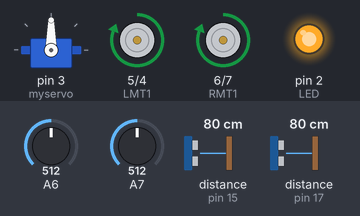
A sketch run on a simulated Arduino Nano, built with avr-gcc and run on an emulated ATmega328P. Shown: servo, motor-driver pin pairs drawn as motors (green arrow = first pin HIGH = forward, orange = second pin HIGH = backward, longer = more drive), output pins drawn as LEDs (lit = HIGH). Wiring (inferred from the names in the program): ultrasonic range finder: trigger pin 14; echo pin 15. Dashed ring = blinking. The inputs (shaded band) are chosen by the test bench; at power-on: distance to the obstacle (sensors on pin 15, pin 17) 80 cm, A6 = 512, A7 = 512. The echo pulse lasts 58.3 µs per cm; no radio packets arrive unless stated; pins used as bus, display or sensor lines are not drawn.

Above: at 1.2 s.
1.3 s: distance to the obstacle (sensor on pin 15) set to 13 cm
At 3.0 s:
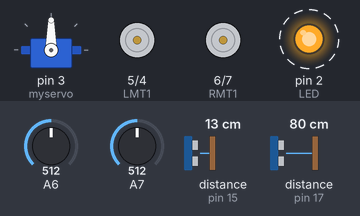
4.8 s: distance to the obstacle (sensor on pin 15) set to 10 cm
At 7.2 s:
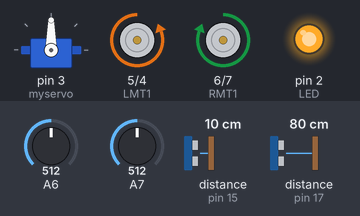
8.3 s: distance to the obstacle (sensor on pin 15) set to 18 cm
At 10.9 s:
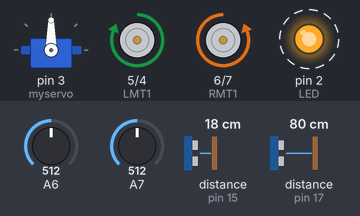
11.8 s: distance to the obstacle (sensor on pin 15) set to 2 cm
15.3 s: distance to the obstacle (sensor on pin 17) set to 2 cm
Timing chart, 0 to 19.8 s (numbered marks = the images above; inputs shaded):
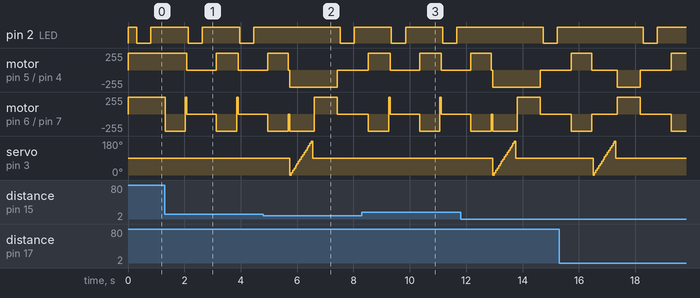

The sketch:

B_apha_beta.ino
```cpp
// (licence header left out)
/* Header Files */
#include <SPI.h>
#include <Wire.h>
#include <RF24.h>
#include <Servo.h>
#include "MyMPU9150.h"
#include <RF24Network.h>

/* Pin Definitions*/
#define CE 10
#define CSN 9
#define LMT1 5
#define LMT2 4
#define RMT1 6
#define RMT2 7
#define FtrigPin 14
#define FechoPin 15
#define BtrigPin 16
#define BechoPin 17
#define servoPin 3
#define LED 2
#define rf 8


/* Class Objects*/
Servo myservo;
MyMPU9150 mpu;
RF24 radio(CE, CSN); //ce,csn
RF24Network network(radio);

/* Node addresses */
const uint8_t node1 = 000; //hb
const uint8_t node2 = 001; //a
const uint8_t node3 = 011; //b
const uint8_t node4 = 021; //c

RF24NetworkHeader header1(node1); //to hb
RF24NetworkHeader header3(node3); //to b
RF24NetworkHeader header4(node4); //to c

/* Payload Structure */
struct payload_t
{
  char id;
  float heading;
  int target;
  float distance;
  bool state;

} rec, trans, A_status, C_status;

/* Global variables */
float heading = 0.0;
float dist = 0.0, Dist=0.0;
float d =0.0;
float time;
uint32_t t;
byte st = 0;
float deg = 0.0;
byte threshold;
uint32_t interval, interval2;
int flag, flag2 =0;
int trgt=0;
double dT;
int rf_deg;
bool State;

void setup()
{
  SPI.begin();
  radio.begin();
  Wire.begin();
  network.begin(30, node2); //channel,this_node_addr
  myservo.attach(3, 650, 2850); // 650, 2850

  pinMode(FtrigPin, OUTPUT);
  pinMode(FechoPin, INPUT);
  pinMode(BtrigPin, OUTPUT);
  pinMode(BechoPin, INPUT);
  pinMode(LMT1, OUTPUT);
  pinMode(LMT2, OUTPUT);
  pinMode(RMT1, OUTPUT);
  pinMode(RMT2, OUTPUT);
  pinMode(LED, OUTPUT);
   t = millis();

}

void loop()
{
    /* Alpha beta algorithm*/

  // START

  /* step 1: establish connection - ping test :
      each bot shud send and receive their ID to all others including HB */

  /* Step 2: set alpha mode for all the bots:
     (i)  Turn on the red LED light
     (ii) disperse in different directions- at 20, 140, 260 deg for each bot depending on how close the direction is to each bot
     (iii) move in the same direction and navigate through obstacles while communicating the sensor measures to other bots and HB */

  /* Step 3: check the time elapsed
     if it is less than threshold time then the step 2 actions are continued
     else execute step 4 */

  /* Step 4: Switching mode phase 1: Bsed on the sensor measure execute beta mode (the lowest measure bot becomes the beta bot)
    (i) switch off the red LED and ON the blue LED
    (ii) stop navigation and keep receiving the data from other bots
    (iii) follow the highest sensor measure bot SLOWLY (i.e move every small intervals of time)
    (iv) still keep getting ur sensor measure... */

  /* Step 5: Check the time elapsed
     if it is less than the second time threshold, then continue step 4 irrespective of the
     sensor measure sof the other two bots else step 6 */

  /* Step 6: Switching mode phase 2: if sensor measure of the other two alpha bots is
     less than or equal to the current measure of the beta bot then switch that bot to the beta mode as shown in Step 4
     (by the end there will be only one alpha bot) the bots must continue their nagivation towards the target while the other
      alpha bot wanders until the third threshold after which it switches to beta mode*/

  /* Step 7: the beta bots must nagivate till it reaches the target whose position will be confirmed by the HB and
     all the bots shall converge at the target */

  //STOP

  /* procedure(s) to be implemented in the main program
    1) obtacle avoidance - (SCAN (rotate the ultra) )the ultrasonic sensor must store its current heading and if it meets an obstacle, shift its heading away to
       the angular position with greatest distance value from the sensor provided it is different from the current heading +180 degrees.
       Give a threshold distance value (say 10 cm) if all the distances are less than the threshold, then reverse the direction and scan again
       (here too the current heading must be different than the chosen heading)

  */

  /* Alpha beta algorithm*/
  if ( st == 1)
    goto BETA;

  dT = t - millis();
  if (dT <= interval)
  {

ALPHA:
    set_alpha();
    State = 0;
    navigate();
    communicate();
    goto END;
  }
  else
  {
    communicate();
    if ((trgt < min(A_status.target, C_status.target)) || flag2 ==1 )
    {
BETA:
      beta();
      goto END;
    }
    else
    {
      interval = interval2;
      flag2 = 1;
    }

  }
END:
trgt = analogRead(A6);
delay(50);
}

//Subroutines required


//1) Navigation -get heading (filtered if space is available at the end, use kalman too)
//              - get distance
void beta()
{
  st = 1;
  State = 1;
  set_beta();
  int turn_angle;
  if ( A_status.target > C_status.target)
  {
    turn_angle =  A_status.heading;

  }
  else if ( A_status.target < C_status.target)
  {
    turn_angle =  C_status.heading;

  }
  align(turn_angle);
  navigate();
  if (analogRead(A7) > threshold)
    STOP();
}

float Get_FiltHeading()
{
  //-------------------------------------------------------------------------------
  //Get SGA FIltered Heading
  mpu.wake_accel();
  delay(10);
  mpu.get_Heading(&heading);
  heading = mpu.get_SGAfilt(heading);
  mpu.set_accel_sleep();
  delay(5);
  return heading;
  //-------------------------------------------------------------------------------
}

void scan_area(int deg1)
{
  dist = get_ultra_valF();
  float prev_dist = dist;
  for (deg = 0; deg <= 180; deg += 12)
  {
    myservo.write(deg);
    dist = get_ultra_valF();
    prev_dist = max(dist, prev_dist);
    delay(50);

    if (prev_dist == dist)
    {

      deg1 = deg;
    }
  }
  myservo.write(90);
  delay(50);

}

int get_ultra_valF()
{
  digitalWrite(FtrigPin, LOW);
  delayMicroseconds(2);
  digitalWrite(FtrigPin, HIGH);
  delayMicroseconds(10);
  digitalWrite(FtrigPin, LOW);
  time = pulseIn(FechoPin, HIGH);
  dist = (time / 2) / 29.1;
  dist = constrain(dist, 0, 200);
  return dist;
}

int get_ultra_valB()
{
  digitalWrite(BtrigPin, LOW);
  delayMicroseconds(2);
  digitalWrite(BtrigPin, HIGH);
  delayMicroseconds(10);
  digitalWrite(BtrigPin, LOW);
  time = pulseIn(BechoPin, HIGH);
  dist = (time / 2) / 29.1;
  dist = constrain(dist, 0, 200);
  return dist;
}
/*2) robot movements - right
                   - left
                   - forward
                   - reverse
                   - stop */

void FWD()
{
  // Forward
  digitalWrite(LMT1, HIGH);
  digitalWrite(LMT2, LOW);
  digitalWrite(RMT1, HIGH);
  digitalWrite(RMT2, LOW);
}

void REV()
{
  // Reverse
  digitalWrite(LMT1, LOW);
  digitalWrite(LMT2, HIGH);
  digitalWrite(RMT1, LOW);
  digitalWrite(RMT2, HIGH);
}

void LEFT()
{
  // Left
  digitalWrite(LMT1, LOW);
  digitalWrite(LMT2, HIGH);
  digitalWrite(RMT1, HIGH);
  digitalWrite(RMT2, LOW);
}

void RIGHT()
{
  // Right
  digitalWrite(LMT1, HIGH);
  digitalWrite(LMT2, LOW);
  digitalWrite(RMT1, LOW);
  digitalWrite(RMT2, HIGH);
}

void STOP()
{
  // Stop
  digitalWrite(LMT1, LOW);
  digitalWrite(LMT2, LOW);
  digitalWrite(RMT1, LOW);
  digitalWrite(RMT2, LOW);
}

//3)communication - communicate with HB, other two bots (transmit and receive)
void send_data(char ID, float head, int trgt, float dist, bool st)
{
  network.update();
  trans = {ID, head, trgt, dist, st};
  network.write(header3, &trans, sizeof(trans));
  network.write(header4, &trans, sizeof(trans));
  network.write(header1, &trans, sizeof(trans));
}

void get_data()
{
  network.update();
  while ( network.available() )
  {
    RF24NetworkHeader header;
    network.read(header, &rec, sizeof(rec));
    if (rec.id == 'A')
    {
      A_status = rec;
    }
    else if (rec.id == 'C')
    {
      C_status = rec;
    }
  }
}

//4) status routine - set alpha mode //sets the flag
//                  - set beta mode
void set_alpha()
{
  digitalWrite(LED, HIGH);
}

void set_beta()
{
  digitalWrite(LED, LOW);
  delay(500);                  //TO BE FINE TUNED ACCORDING TO THE PROGRAM
  digitalWrite(LED, HIGH);
  delay(500);
}

void navigate ()
{
  if (get_ultra_valF() > 10)
  {
    if ( flag == 1)
    {
      d = get_ultra_valF();
      flag = 0;
    }
    FWD();
  }
  else
  {
    flag = 1;
    Dist = d - get_ultra_valF();
    communicate();
    // Serial.println(dist);
    if(get_ultra_valB() > 10)
      REV();
    else
      STOP();
    scan_area(deg);
    /* if(rng > 6)
     {*/
    align(deg);
    if (deg == 90)
    {
      FWD();

    }
    //}


  }

  delay(50);
}

void align(int deg)
{
  if (deg < 90)
  {
    RIGHT();
    delay((90 - deg) * 8); // TAKE HEADING REFERENCE
    STOP();


  }
  else if (deg > 90)
  {
    LEFT();
    delay((deg - 90) * 8); // TAKE HEADING REFERENCE
    STOP();

  }
}
void communicate()   // better way
{
   for (int retry = 0; retry < 5; retry += 1)
    {
      send_data('B', heading, trgt, Dist, State);
      delay(10);
      network.update();
    }

    get_data();
    network.update();

}
```

MyMPU9150.h
```cpp
#ifndef _MyMPU9150_H_
#define _MyMPU9150_H_

#include <math.h>

#define MPU9150_SMPLRT_DIV         0x19   // R/W
#define MPU9150_CONFIG             0x1A   // R/W
#define MPU9150_GYRO_CONFIG        0x1B   // R/W
#define MPU9150_ACCEL_CONFIG       0x1C   // R/W
#define MPU9150_I2C_MST_CTRL       0x24   // R/W
#define MPU9150_I2C_SLV0_ADDR      0x25   // R/W
#define MPU9150_I2C_SLV0_REG       0x26   // R/W
#define MPU9150_I2C_SLV0_CTRL      0x27   // R/W
#define MPU9150_I2C_SLV1_ADDR      0x28   // R/W
#define MPU9150_I2C_SLV1_REG       0x29   // R/W
#define MPU9150_I2C_SLV1_CTRL      0x2A   // R/W
#define MPU9150_I2C_SLV4_CTRL      0x34   // R/W
#define MPU9150_ACCEL_XOUT_H       0x3B   // R
#define MPU9150_ACCEL_XOUT_L       0x3C   // R
#define MPU9150_ACCEL_YOUT_H       0x3D   // R
#define MPU9150_ACCEL_YOUT_L       0x3E   // R
#define MPU9150_ACCEL_ZOUT_H       0x3F   // R
#define MPU9150_ACCEL_ZOUT_L       0x40   // R
#define MPU9150_GYRO_XOUT_H        0x43   // R
#define MPU9150_GYRO_XOUT_L        0x44   // R
#define MPU9150_GYRO_YOUT_H        0x45   // R
#define MPU9150_GYRO_YOUT_L        0x46   // R
#define MPU9150_GYRO_ZOUT_H        0x47   // R
#define MPU9150_GYRO_ZOUT_L        0x48   // R
#define MPU9150_I2C_SLV1_DO        0x64   // R/W
#define MPU9150_I2C_MST_DELAY_CTRL 0x67   // R/W
#define MPU9150_USER_CTRL          0x6A   // R/W
#define MPU9150_PWR_MGMT_1         0x6B   // R/W

//MPU9150 Compass
#define MPU9150_CMPS_XOUT_L        0x4A   // R
#define MPU9150_CMPS_XOUT_H        0x4B   // R
#define MPU9150_CMPS_YOUT_L        0x4C   // R
#define MPU9150_CMPS_YOUT_H        0x4D   // R
#define MPU9150_CMPS_ZOUT_L        0x4E   // R
#define MPU9150_CMPS_ZOUT_H        0x4F   // R

// CALIBREATION AND FILTERING PARAMETERS
#define SGA_MAX_LENGTH 9
#define SGA_MID 5
#define SGA_INDEX 3
#define SGA_HIST_LENGTH 9

#define ACC_SENS 2048 // AccelSensitivity --- 2g=16384, 4g=8192, 8g=4096, 16g=2048, 32g=1024, 64g=512, 128g=256, 256g=128, 512g=64, 1024g=32
#define GYR_SENS 131 // GyroSensitivity --- 250dps=131(131.072), 500dps=65.5(65.536), 1000dps=32.8(32.768), 2000dps=16.4(16.384)

// I2C address 0x69 could be 0x68 depends on your wiring.
int MPU9150_I2C_ADDRESS = 0x68;

class MyMPU9150
{

private:
  uint8_t L;
  uint8_t H;
  float COMPASS_OFFSET;
  float head_hist[9];

public:

  MyMPU9150 ()
  {
    COMPASS_OFFSET = 0.0;
  }
  void MPU9150_setupAccGyr()
  {
    MPU9150_writeSensor(0x6B, 0x08); //disable sleep and temp-sens
    MPU9150_writeSensor(0x1A, 0x01); //enable DLPF value 1
    MPU9150_writeSensor(0x1B, 0x00); //set gyro range to 0 - 250dps
    MPU9150_writeSensor(0x1C, 0x08); //set accel range to 1 - 4g
    MPU9150_writeSensor(0x19, 0x05); // Set SMPL_DIV

  }

  void MPU9150_setupCompass()
  {
    MPU9150_I2C_ADDRESS = 0x0C;      //change Adress to Compass

    MPU9150_writeSensor(0x0A, 0x00); //PowerDownMode
    MPU9150_writeSensor(0x0A, 0x0F); //SelfTest
    MPU9150_writeSensor(0x0A, 0x00); //PowerDownMode

    MPU9150_I2C_ADDRESS = 0x68;      //change Adress to MPU

    MPU9150_writeSensor(0x24, 0x40); //Wait for Data at Slave0
    MPU9150_writeSensor(0x25, 0x8C); //Set i2c address at slave0 at 0x0C
    MPU9150_writeSensor(0x26, 0x02); //Set where reading at slave 0 starts
    MPU9150_writeSensor(0x27, 0x88); //set offset at start reading and enable
    MPU9150_writeSensor(0x28, 0x0C); //set i2c address at slv1 at 0x0C
    MPU9150_writeSensor(0x29, 0x0A); //Set where reading at slave 1 starts
    MPU9150_writeSensor(0x2A, 0x81); //Enable at set length to 1
    MPU9150_writeSensor(0x64, 0x01); //overvride register
    MPU9150_writeSensor(0x67, 0x03); //set delay rate
    MPU9150_writeSensor(0x01, 0x80);

    MPU9150_writeSensor(0x34, 0x04); //set i2c slv4 delay
    MPU9150_writeSensor(0x64, 0x00); //override register
    MPU9150_writeSensor(0x6A, 0x00); //clear usr setting
    MPU9150_writeSensor(0x64, 0x01); //override register
    MPU9150_writeSensor(0x6A, 0x20); //enable master i2c mode
    MPU9150_writeSensor(0x34, 0x13); //disable slv4
  }

  ////////////////////////////////////////////////////////////
  ///////// I2C functions to get easier all values ///////////
  ////////////////////////////////////////////////////////////

  float MPU9150_readSensor(int addrL, int addrH)
  {
    Wire.beginTransmission(MPU9150_I2C_ADDRESS);
    Wire.write(addrL);
    Wire.endTransmission(false);

    Wire.requestFrom(MPU9150_I2C_ADDRESS, 1, true);
    L = Wire.read();

    Wire.beginTransmission(MPU9150_I2C_ADDRESS);
    Wire.write(addrH);
    Wire.endTransmission(false);

    Wire.requestFrom(MPU9150_I2C_ADDRESS, 1, true);
    H = Wire.read();

    return (int16_t)((H<<8)+L);
  }

  int MPU9150_readSensor(int addr)
  {
    Wire.beginTransmission(MPU9150_I2C_ADDRESS);
    Wire.write(addr);
    Wire.endTransmission(false);

    Wire.requestFrom(MPU9150_I2C_ADDRESS, 1, true);
    return Wire.read();
  }

  bool MPU9150_writeSensor(int addr,int data)
  {
    Wire.beginTransmission(MPU9150_I2C_ADDRESS);
    Wire.write(addr);
    Wire.write(data);
    Wire.endTransmission(true);

    return 1;
  }

  void set_accel_sleep()
  {
    MPU9150_writeSensor(0x6B, 0x48); //Enable sleep

  }

  void wake_accel()
  {
    MPU9150_writeSensor(0x6B, 0x08); //disable sleep and temp-sens
    MPU9150_writeSensor(0x1A, 0x01); //enable DLPF value 1
    MPU9150_writeSensor(0x1C, 0x08); //set accel range to 1 - 4g

  }

  void setup_hist()
  {
    /* get Heading history vector */
    for(int i=0;i<5;++i)
    {
      float head=0.0;
      get_Heading(&head);
      head_hist[i] = head;
    }

  }
  void get_Heading(float* heading)
  {
    *heading = ((atan2((float)MPU9150_readSensor(MPU9150_CMPS_YOUT_L,MPU9150_CMPS_YOUT_H), (float)MPU9150_readSensor(MPU9150_CMPS_XOUT_L,MPU9150_CMPS_XOUT_H)))* 180.0/3.14159265 + 180) - COMPASS_OFFSET;
    if (*heading < 0)
      *heading += 360;
    else if (*heading > 360)
      *heading -= 360;
  }

  float get_SGAfilt(float val)
  {
    /* SGA Coefficients*/
    const float sga_coefficients[SGA_MAX_LENGTH]=
    {
      // 0, -2, 3, 6, 7, 6, 3, -2, 0
     -0.090909091,
      0.060606061,
      0.168831169,
      0.233766234,
      0.255411255,
      0.233766234,
      0.168831169,
      0.060606061,
      -0.090909091
    };
    float sum=0;
    int8_t i=0;

    //Right Shift the hist values to update the current value
    for(i=1;i < SGA_HIST_LENGTH; ++i)
      head_hist[i-1] = head_hist[i];

    head_hist[SGA_HIST_LENGTH-1] = val;

    // Savitzky Golay Filtering
    for(i= -SGA_MID; i<SGA_MID;++i)
    {
      sum+= head_hist[i+SGA_MID]*sga_coefficients[i+SGA_MID];
    }

    //hist[SGA_MID] = (float)sum/norm;
    if(head_hist[SGA_MID] < 0)
      head_hist[SGA_MID] = 0;

    val = head_hist[SGA_MID];
    return val;

  }

  void set_CompassOffset(float value)
  {
    COMPASS_OFFSET = value;
  }


};
#endif
```

Measured:
- the behaviour switches between 12 and 11 cm on distance to the obstacle (sensor on pin 15) (found by bisection; images 1 and 2)
- after the input at 8.3 s, servo on pin 3 (myservo): stops changing and stays 90°
